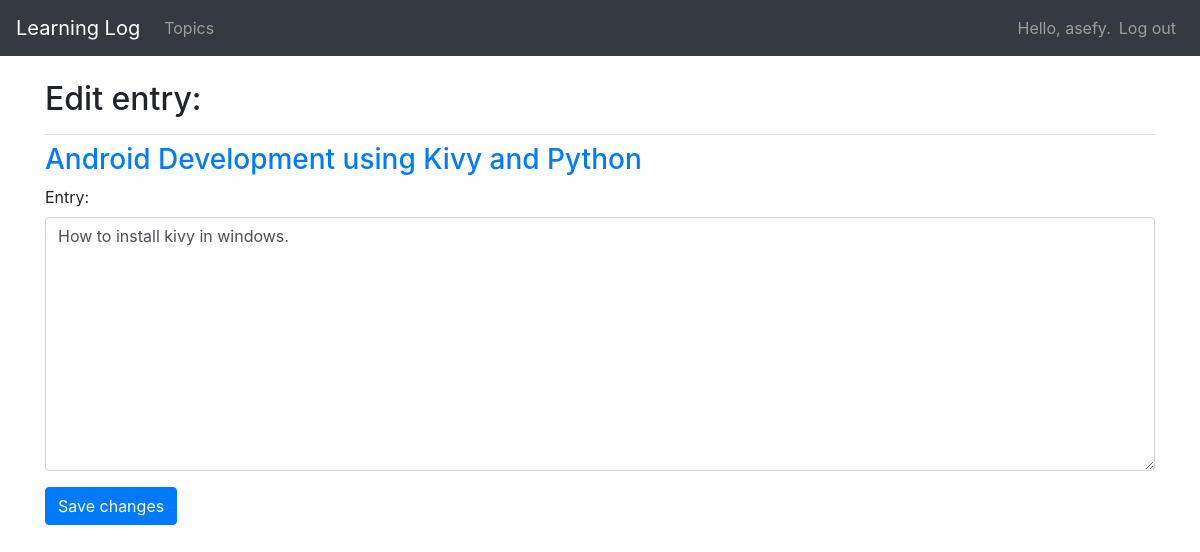
The page /edit_entry/1/ (signed in) on the database its author committed.
### learning_logs/models.py (models this page shows, shortened)
class Topic(models.Model):
	text = models.CharField(max_length=200)
	date_added = models.DateTimeField(auto_now_add=True)
	owner = models.ForeignKey(User, on_delete=models.CASCADE)
	def __str__(self):
		return self.text

class Entry(models.Model):
	topic = models.ForeignKey(Topic, on_delete=models.CASCADE)
	text = models.TextField()
	date_added = models.DateTimeField(auto_now_add=True)
	class Meta:
		verbose_name_plural = 'entries'

### learning_logs/views.py (the view)
# urls.py: path('edit_entry/<int:entry_id>/', views.edit_entry, name='edit_entry'),
@login_required
def edit_entry(request, entry_id):
	entry = Entry.objects.get(id=entry_id)
	topic = entry.topic
	if topic.owner != request.user:
		raise Http404
	if request.method != 'POST':
		form = EntryForm(instance=entry)
	else:
		form = EntryForm(instance=entry, data=request.POST)
		if form.is_valid():
			form.save()
			return redirect('learning_logs:topic', topic_id=topic.id)
	context = {'entry': entry, 'topic': topic, 'form': form}
	return render(request, 'learning_logs/edit_entry.html', context)

### learning_logs/forms.py
class EntryForm(forms.ModelForm):
	class Meta:
		model = Entry
		fields = ['text']
		labels = {'text': 'Entry:'}
		widgets = {'text': forms.Textarea(attrs={'cols': 80})}

### learning_logs/templates/learning_logs/edit_entry.html (shortened to what this page needs)
{% extends "learning_logs/base.html" %}
{% load bootstrap4 %}
{% block page_header %}
  <h2>Edit entry:</h2>
{% endblock page_header %}
{% block content %}
  <h3><a href="{% url 'learning_logs:topic' topic.id %}">{{ topic }}</a></h3>
  <form action="{% url 'learning_logs:edit_entry' entry.id %}" method='post' class="form">
    {% bootstrap_form form %}
    {% buttons %}
      <button name="submit" class="btn btn-primary">Save changes</button>
    {% endbuttons %}
  </form>
{% endblock content %}

### learning_logs/templates/learning_logs/base.html (shortened to what this page needs)
{% load bootstrap4 %}
<!doctype html>
<html lang="en">
<head>
  {% bootstrap_css %}
</head>
<body>
  <nav class="navbar navbar-expand-md navbar-dark bg-dark mb-4">
    <a class="navbar-brand" href="{% url 'learning_logs:index'%}">Learning Log</a>
    <div class="collapse navbar-collapse" id="navbarCollapse">
      <ul class="navbar-nav mr-auto">
        <li class="nav-item">
          <a class="nav-link" href="{% url 'learning_logs:topics'%}">Topics</a>
        </li>
      </ul>
      <ul class="navbar-nav ml-auto">
      	{% if user.is_authenticated %}
      	  <li class="nav-item">
      	    <span class="navbar-text">Hello, {{ user.username }}.</span>
      	  </li>
      	  <li class="nav-item">
      	    <a class="nav-link" href="{% url 'users:logout' %}">Log out</a>
      	  </li>
	      {% endif %}
	    </ul>
	  </div>
  </nav>
  <main role="main" class="container">
    <div class="pb-2 mb-2 border-bottom">
      {% block page_header %}{% endblock page_header %}
    </div>
    <div>
      {% block content %}{% endblock content %}
    </div>
  </main>
</body>
</html>

### rows shown on the page
Topic: text "Android Development using Kivy and Python"
Entry: text "How to install kivy in windows."

### other values the page prints
{{ user.username }} "asefy"
